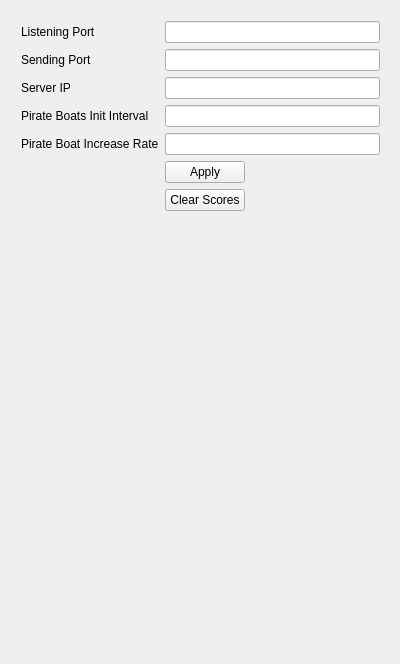
<?xml version="1.0" encoding="UTF-8"?>
<ui version="4.0">
 <class>MainWindow</class>
 <widget class="QMainWindow" name="MainWindow">
  <property name="geometry">
   <rect>
    <x>0</x>
    <y>0</y>
    <width>400</width>
    <height>664</height>
   </rect>
  </property>
  <property name="windowTitle">
   <string>Paramètres</string>
  </property>
  <widget class="QWidget" name="centralWidget">
   <widget class="QWidget" name="layoutWidget">
    <property name="geometry">
     <rect>
      <x>10</x>
      <y>10</y>
      <width>381</width>
      <height>651</height>
     </rect>
    </property>
    <layout class="QVBoxLayout" name="verticalLayout">
     <item>
      <layout class="QFormLayout" name="formLayout">
       <property name="sizeConstraint">
        <enum>QLayout::SetDefaultConstraint</enum>
       </property>
       <property name="fieldGrowthPolicy">
        <enum>QFormLayout::ExpandingFieldsGrow</enum>
       </property>
       <property name="rowWrapPolicy">
        <enum>QFormLayout::DontWrapRows</enum>
       </property>
       <property name="labelAlignment">
        <set>Qt::AlignLeading|Qt::AlignLeft|Qt::AlignVCenter</set>
       </property>
       <property name="horizontalSpacing">
        <number>-1</number>
       </property>
       <property name="verticalSpacing">
        <number>-1</number>
       </property>
       <item row="0" column="0">
        <widget class="QLabel" name="label">
         <property name="text">
          <string>Listening Port</string>
         </property>
        </widget>
       </item>
       <item row="0" column="1">
        <widget class="QLineEdit" name="networkListeningPort">
         <property name="placeholderText">
          <string/>
         </property>
        </widget>
       </item>
       <item row="4" column="0">
        <widget class="QLabel" name="label_2">
         <property name="text">
          <string>Sending Port</string>
         </property>
        </widget>
       </item>
       <item row="4" column="1">
        <widget class="QLineEdit" name="networkSendingPort"/>
       </item>
       <item row="9" column="0">
        <widget class="QLabel" name="label_3">
         <property name="text">
          <string>Server IP</string>
         </property>
        </widget>
       </item>
       <item row="9" column="1">
        <widget class="QLineEdit" name="networkServerIP"/>
       </item>
       <item row="14" column="0">
        <widget class="QLabel" name="label_4">
         <property name="text">
          <string>Pirate Boats Init Interval</string>
         </property>
        </widget>
       </item>
       <item row="14" column="1">
        <widget class="QLineEdit" name="pirateBoatsInitInterval"/>
       </item>
       <item row="18" column="0">
        <widget class="QLabel" name="label_5">
         <property name="text">
          <string>Pirate Boat Increase Rate</string>
         </property>
        </widget>
       </item>
       <item row="36" column="1">
        <widget class="QPushButton" name="applyButton">
         <property name="text">
          <string>Apply</string>
         </property>
        </widget>
       </item>
       <item row="37" column="1">
        <widget class="QPushButton" name="pushButton">
         <property name="text">
          <string>Clear Scores</string>
         </property>
        </widget>
       </item>
       <item row="18" column="1">
        <widget class="QLineEdit" name="pirateBoatsIncreaseRate"/>
       </item>
      </layout>
     </item>
    </layout>
   </widget>
  </widget>
 </widget>
 <layoutdefault spacing="6" margin="11"/>
 <resources/>
 <connections>
  <connection>
   <sender>applyButton</sender>
   <signal>released()</signal>
   <receiver>MainWindow</receiver>
   <slot>close()</slot>
   <hints>
    <hint type="sourcelabel">
     <x>205</x>
     <y>600</y>
    </hint>
    <hint type="destinationlabel">
     <x>199</x>
     <y>331</y>
    </hint>
   </hints>
  </connection>
 </connections>
</ui>
